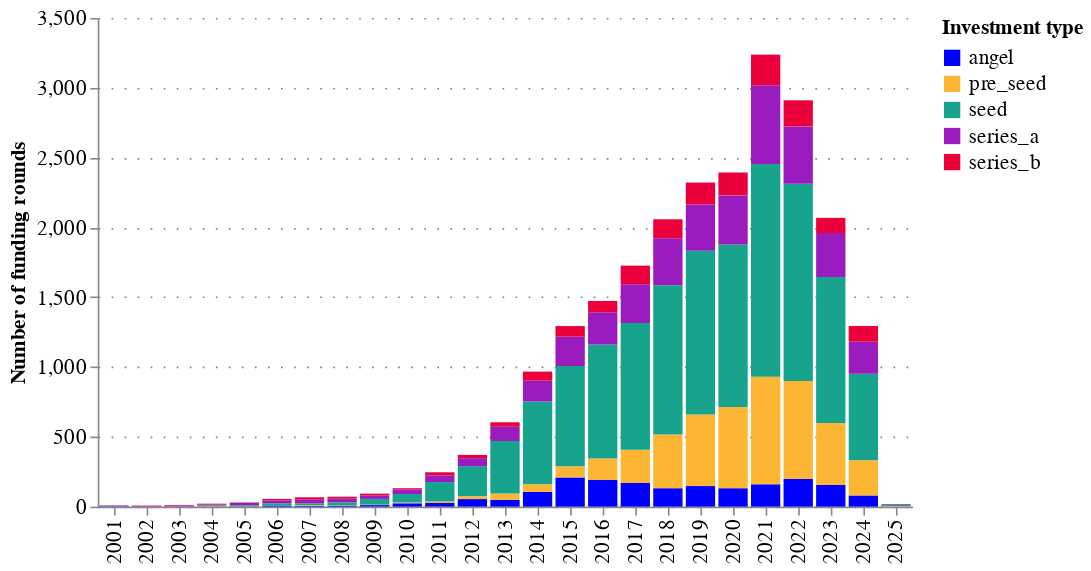

Here is the notebook cell this chart was saved with:
### Code cell
analysis_crunchbase.chart_investment_types_counts(aggregated_funding_types_df)

### Figure 1 — Vega-Lite specification as saved in the notebook (floating-point values rounded to 4 significant figures)
{"config": {"title": {"font": "Averta", "anchor": "start"}, "subtitle": {"font": "Averta"}, "axis": {"labelFont": "Averta", "titleFont": "Averta", "gridColor": "grey", "gridDash": [1, 7], "labelFontSize": 13, "titleFontSize": 13}, "header": {"labelFont": "Averta", "titleFont": "Averta"}, "legend": {"labelFont": "Averta", "titleFont": "Averta", "labelFontSize": 13, "titleFontSize": 13}, "range": {"category": ["#0000FF", "#FDB633", "#18A48C", "#9A1BBE", "#EB003B", "#FF6E47", "#646363", "#0F294A", "#97D9E3", "#A59BEE", "#F6A4B7", "#D2C9C0", "#FFFFFF", "#000000"], "ordinal": {"scheme": ["#0000FF", "#FDB633", "#18A48C", "#9A1BBE", "#EB003B", "#FF6E47", "#646363", "#0F294A", "#97D9E3", "#A59BEE", "#F6A4B7", "#D2C9C0", "#FFFFFF", "#000000"]}}, "view": {"strokeWidth": 0}}, "data": {"name": "data-563222989bd79a36244c44e9497df585"}, "mark": {"type": "bar"}, "encoding": {"color": {"field": "investment_type", "title": "Investment type", "type": "nominal"}, "order": {"field": "investment_type", "type": "nominal"}, "tooltip": [{"field": "year", "type": "quantitative"}, {"field": "investment_type", "type": "nominal"}, {"field": "counts", "type": "quantitative"}], "x": {"field": "year", "title": "", "type": "ordinal"}, "y": {"field": "counts", "title": "Number of funding rounds", "type": "quantitative"}}, "height": 300, "title": {"anchor": "start", "text": "", "subtitle": "", "subtitleFont": "Averta", "subtitleFontSize": 13}, "width": 500, "$schema": "https://vega.github.io/schema/vega-lite/v5.20.1.json", "datasets": {"data-563222989bd79a36244c44e9497df585": [{"year": 2001, "investment_type": "angel", "raised_amount_gbp": 346.6, "counts": 2}, {"year": 2001, "investment_type": "seed", "raised_amount_gbp": 1801.0, "counts": 2}, {"year": 2001, "investment_type": "series_a", "raised_amount_gbp": 87780.0, "counts": 4}, {"year": 2001, "investment_type": "series_b", "raised_amount_gbp": 7766.0, "counts": 1}, {"year": 2002, "investment_type": "seed", "raised_amount_gbp": 323.4, "counts": 1}, {"year": 2002, "investment_type": "series_a", "raised_amount_gbp": 10310.0, "counts": 5}, {"year": 2002, "investment_type": "series_b", "raised_amount_gbp": 5096.0, "counts": 2}, {"year": 2003, "investment_type": "angel", "raised_amount_gbp": 0.0, "counts": 1}, {"year": 2003, "investment_type": "seed", "raised_amount_gbp": 32.6, "counts": 1}, {"year": 2003, "investment_type": "series_a", "raised_amount_gbp": 31200.0, "counts": 7}, {"year": 2003, "investment_type": "series_b", "raised_amount_gbp": 26570.0, "counts": 3}, {"year": 2004, "investment_type": "angel", "raised_amount_gbp": 0.0, "counts": 1}, {"year": 2004, "investment_type": "pre_seed", "raised_amount_gbp": 88.96, "counts": 2}, {"year": 2004, "investment_type": "seed", "raised_amount_gbp": 2405.0, "counts": 7}, {"year": 2004, "investment_type": "series_a", "raised_amount_gbp": 14960.0, "counts": 6}, {"year": 2004, "investment_type": "series_b", "raised_amount_gbp": 17440.0, "counts": 5}, {"year": 2005, "investment_type": "angel", "raised_amount_gbp": 2480.0, "counts": 2}, {"year": 2005, "investment_type": "pre_seed", "raised_amount_gbp": 0.0, "counts": 1}, {"year": 2005, "investment_type": "seed", "raised_amount_gbp": 1358.0, "counts": 7}, {"year": 2005, "investment_type": "series_a", "raised_amount_gbp": 37750.0, "counts": 17}, {"year": 2005, "investment_type": "series_b", "raised_amount_gbp": 8723.0, "counts": 3}, {"year": 2006, "investment_type": "angel", "raised_amount_gbp": 994.3, "counts": 6}, {"year": 2006, "investment_type": "seed", "raised_amount_gbp": 1446.0, "counts": 17}, {"year": 2006, "investment_type": "series_a", "raised_amount_gbp": 78080.0, "counts": 21}, {"year": 2006, "investment_type": "series_b", "raised_amount_gbp": 27650.0, "counts": 11}, {"year": 2007, "investment_type": "angel", "raised_amount_gbp": 1113.0, "counts": 5}, {"year": 2007, "investment_type": "pre_seed", "raised_amount_gbp": 125.5, "counts": 5}, {"year": 2007, "investment_type": "seed", "raised_amount_gbp": 3990.0, "counts": 13}, {"year": 2007, "investment_type": "series_a", "raised_amount_gbp": 164800.0, "counts": 30}, {"year": 2007, "investment_type": "series_b", "raised_amount_gbp": 35040.0, "counts": 14}, {"year": 2008, "investment_type": "angel", "raised_amount_gbp": 2478.0, "counts": 7}, {"year": 2008, "investment_type": "pre_seed", "raised_amount_gbp": 33.04, "counts": 2}, {"year": 2008, "investment_type": "seed", "raised_amount_gbp": 5817.0, "counts": 22}, {"year": 2008, "investment_type": "series_a", "raised_amount_gbp": 435100.0, "counts": 26}, {"year": 2008, "investment_type": "series_b", "raised_amount_gbp": 103000.0, "counts": 14}, {"year": 2009, "investment_type": "angel", "raised_amount_gbp": 1624.0, "counts": 11}, {"year": 2009, "investment_type": "pre_seed", "raised_amount_gbp": 42.7, "counts": 3}, {"year": 2009, "investment_type": "seed", "raised_amount_gbp": 12650.0, "counts": 41}, {"year": 2009, "investment_type": "series_a", "raised_amount_gbp": 48190.0, "counts": 25}, {"year": 2009, "investment_type": "series_b", "raised_amount_gbp": 52670.0, "counts": 13}, {"year": 2010, "investment_type": "angel", "raised_amount_gbp": 8844.0, "counts": 24}, {"year": 2010, "investment_type": "pre_seed", "raised_amount_gbp": 1384.0, "counts": 6}, {"year": 2010, "investment_type": "seed", "raised_amount_gbp": 23240.0, "counts": 60}, {"year": 2010, "investment_type": "series_a", "raised_amount_gbp": 84270.0, "counts": 33}, {"year": 2010, "investment_type": "series_b", "raised_amount_gbp": 72020.0, "counts": 9}, {"year": 2011, "investment_type": "angel", "raised_amount_gbp": 7433.0, "counts": 26}, {"year": 2011, "investment_type": "pre_seed", "raised_amount_gbp": 1223.0, "counts": 11}, {"year": 2011, "investment_type": "seed", "raised_amount_gbp": 33750.0, "counts": 139}, {"year": 2011, "investment_type": "series_a", "raised_amount_gbp": 153100.0, "counts": 48}, {"year": 2011, "investment_type": "series_b", "raised_amount_gbp": 229100.0, "counts": 22}, {"year": 2012, "investment_type": "angel", "raised_amount_gbp": 17380.0, "counts": 54}, {"year": 2012, "investment_type": "pre_seed", "raised_amount_gbp": 2852.0, "counts": 21}, {"year": 2012, "investment_type": "seed", "raised_amount_gbp": 79950.0, "counts": 215}, {"year": 2012, "investment_type": "series_a", "raised_amount_gbp": 145400.0, "counts": 57}, {"year": 2012, "investment_type": "series_b", "raised_amount_gbp": 158500.0, "counts": 23}, {"year": 2013, "investment_type": "angel", "raised_amount_gbp": 11630.0, "counts": 49}, {"year": 2013, "investment_type": "pre_seed", "raised_amount_gbp": 5379.0, "counts": 45}, {"year": 2013, "investment_type": "seed", "raised_amount_gbp": 114900.0, "counts": 376}, {"year": 2013, "investment_type": "series_a", "raised_amount_gbp": 235400.0, "counts": 102}, {"year": 2013, "investment_type": "series_b", "raised_amount_gbp": 178000.0, "counts": 32}, {"year": 2014, "investment_type": "angel", "raised_amount_gbp": 38750.0, "counts": 106}, {"year": 2014, "investment_type": "pre_seed", "raised_amount_gbp": 11890.0, "counts": 54}, {"year": 2014, "investment_type": "seed", "raised_amount_gbp": 169200.0, "counts": 593}, {"year": 2014, "investment_type": "series_a", "raised_amount_gbp": 1328000.0, "counts": 149}, {"year": 2014, "investment_type": "series_b", "raised_amount_gbp": 454100.0, "counts": 65}, {"year": 2015, "investment_type": "angel", "raised_amount_gbp": 138100.0, "counts": 209}, {"year": 2015, "investment_type": "pre_seed", "raised_amount_gbp": 9161.0, "counts": 80}, {"year": 2015, "investment_type": "seed", "raised_amount_gbp": 228500.0, "counts": 718}, {"year": 2015, "investment_type": "series_a", "raised_amount_gbp": 744900.0, "counts": 210}, {"year": 2015, "investment_type": "series_b", "raised_amount_gbp": 594600.0, "counts": 76}, {"year": 2016, "investment_type": "angel", "raised_amount_gbp": 69470.0, "counts": 191}, {"year": 2016, "investment_type": "pre_seed", "raised_amount_gbp": 17910.0, "counts": 153}, {"year": 2016, "investment_type": "seed", "raised_amount_gbp": 389800.0, "counts": 817}, {"year": 2016, "investment_type": "series_a", "raised_amount_gbp": 841800.0, "counts": 231}, {"year": 2016, "investment_type": "series_b", "raised_amount_gbp": 796200.0, "counts": 81}, {"year": 2017, "investment_type": "angel", "raised_amount_gbp": 60550.0, "counts": 170}, {"year": 2017, "investment_type": "pre_seed", "raised_amount_gbp": 26170.0, "counts": 237}, {"year": 2017, "investment_type": "seed", "raised_amount_gbp": 467700.0, "counts": 908}, {"year": 2017, "investment_type": "series_a", "raised_amount_gbp": 1522000.0, "counts": 277}, {"year": 2017, "investment_type": "series_b", "raised_amount_gbp": 1456000.0, "counts": 134}, {"year": 2018, "investment_type": "angel", "raised_amount_gbp": 68290.0, "counts": 132}, {"year": 2018, "investment_type": "pre_seed", "raised_amount_gbp": 62960.0, "counts": 385}, {"year": 2018, "investment_type": "seed", "raised_amount_gbp": 619800.0, "counts": 1069}, {"year": 2018, "investment_type": "series_a", "raised_amount_gbp": 1737000.0, "counts": 336}, {"year": 2018, "investment_type": "series_b", "raised_amount_gbp": 2018000.0, "counts": 136}, {"year": 2019, "investment_type": "angel", "raised_amount_gbp": 66670.0, "counts": 147}, {"year": 2019, "investment_type": "pre_seed", "raised_amount_gbp": 90620.0, "counts": 513}, {"year": 2019, "investment_type": "seed", "raised_amount_gbp": 860000.0, "counts": 1173}, {"year": 2019, "investment_type": "series_a", "raised_amount_gbp": 2418000.0, "counts": 331}, {"year": 2019, "investment_type": "series_b", "raised_amount_gbp": 2511000.0, "counts": 157}, {"year": 2020, "investment_type": "angel", "raised_amount_gbp": 49230.0, "counts": 132}, {"year": 2020, "investment_type": "pre_seed", "raised_amount_gbp": 102700.0, "counts": 581}, {"year": 2020, "investment_type": "seed", "raised_amount_gbp": 929500.0, "counts": 1164}, {"year": 2020, "investment_type": "series_a", "raised_amount_gbp": 2235000.0, "counts": 352}, {"year": 2020, "investment_type": "series_b", "raised_amount_gbp": 3006000.0, "counts": 164}, {"year": 2021, "investment_type": "angel", "raised_amount_gbp": 83700.0, "counts": 160}, {"year": 2021, "investment_type": "pre_seed", "raised_amount_gbp": 184100.0, "counts": 770}, {"year": 2021, "investment_type": "seed", "raised_amount_gbp": 1636000.0, "counts": 1524}, {"year": 2021, "investment_type": "series_a", "raised_amount_gbp": 5100000.0, "counts": 564}, {"year": 2021, "investment_type": "series_b", "raised_amount_gbp": 5643000.0, "counts": 219}, {"year": 2022, "investment_type": "angel", "raised_amount_gbp": 200500.0, "counts": 198}, {"year": 2022, "investment_type": "pre_seed", "raised_amount_gbp": 212800.0, "counts": 701}, {"year": 2022, "investment_type": "seed", "raised_amount_gbp": 1948000.0, "counts": 1413}, {"year": 2022, "investment_type": "series_a", "raised_amount_gbp": 3225000.0, "counts": 411}, {"year": 2022, "investment_type": "series_b", "raised_amount_gbp": 3803000.0, "counts": 187}, {"year": 2023, "investment_type": "angel", "raised_amount_gbp": 149900.0, "counts": 155}, {"year": 2023, "investment_type": "pre_seed", "raised_amount_gbp": 105900.0, "counts": 443}, {"year": 2023, "investment_type": "seed", "raised_amount_gbp": 1207000.0, "counts": 1047}, {"year": 2023, "investment_type": "series_a", "raised_amount_gbp": 1805000.0, "counts": 314}, {"year": 2023, "investment_type": "series_b", "raised_amount_gbp": 1251000.0, "counts": 109}, {"year": 2024, "investment_type": "angel", "raised_amount_gbp": 76450.0, "counts": 80}, {"year": 2024, "investment_type": "pre_seed", "raised_amount_gbp": 56260.0, "counts": 252}, {"year": 2024, "investment_type": "seed", "raised_amount_gbp": 719400.0, "counts": 619}, {"year": 2024, "investment_type": "series_a", "raised_amount_gbp": 1422000.0, "counts": 230}, {"year": 2024, "investment_type": "series_b", "raised_amount_gbp": 1564000.0, "counts": 113}, {"year": 2025, "investment_type": "pre_seed", "raised_amount_gbp": 0.0, "counts": 3}, {"year": 2025, "investment_type": "seed", "raised_amount_gbp": 10340.0, "counts": 9}, {"year": 2025, "investment_type": "series_a", "raised_amount_gbp": 25740.0, "counts": 5}, {"year": 2025, "investment_type": "series_b", "raised_amount_gbp": 1934.0, "counts": 1}]}}
